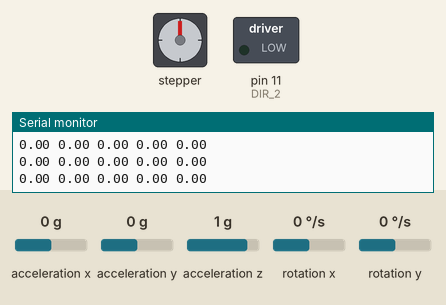
A sketch run on a simulated Arduino Uno, built with avr-gcc and run on an emulated ATmega328P. Parts: stepper motor, switched loads named in the sketch (green lamp = pin HIGH), the last lines printed to the serial monitor. Wiring (inferred from the names in the program): MPU-6050 motion sensor at I2C address 0x68; stepper motor driver (200 steps per turn assumed): step pin 9; direction pin 8. The test bench sets the inputs (shaded band); at power-on: acceleration y 0 g, acceleration x 0 g, acceleration z 1 g, rotation x 0 °/s, rotation y 0 °/s. Pins used as bus, display or sensor lines are not drawn.

Above: at 0.8 s.
0.9 s: acceleration y set to -1.4 g
At 1.7 s:
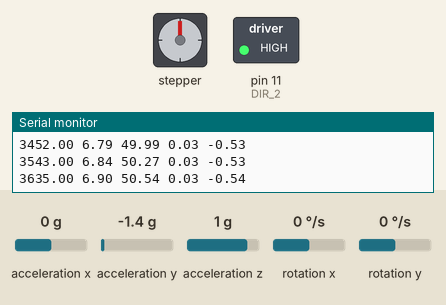
3.9 s: acceleration x set to -1.4 g
At 4.9 s:
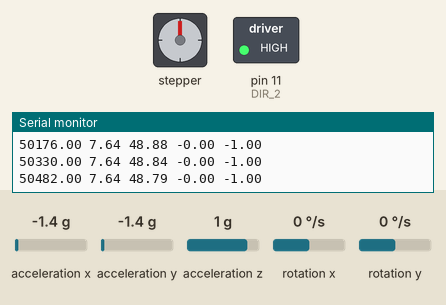
Timing chart, 0 to 12.9 s (numbered marks = the images above; inputs shaded):
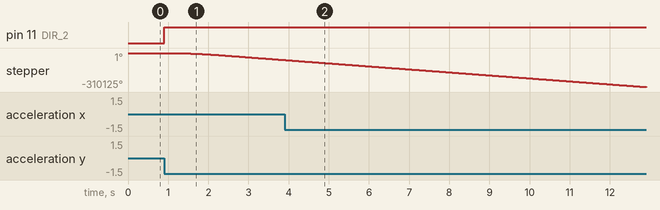

The sketch:

MPU_PI.ino
```cpp
/*
 * testMPU.c
 *
 * Created: 3/27/2024 3:23:21 PM
 * Author : KHANH
 */


#include <avr/io.h>
#include <avr/interrupt.h>
#include <math.h>


#define STEP 1
#define DIR 0
#define  DIR_2 3
#define OUTPUT_DDR DDRB
#define OUTPUT_PORT PORTB
#define max_rpm 380
#define mpu_address 0x68 << 1
#define RAD2DEG 57.295779
#define offset 0


//Bo dieu khien
#define x1_NB 0
#define x1_NS 1
#define x1_ZE 2
#define x1_PS 3
#define x1_PB 4


#define x2_NE 0
#define x2_ZE 1
#define x2_PO 2


#define y_NB 0
#define y_NM 1
#define y_NS 2
#define y_ZE 3
#define y_PS 4
#define y_PM 5
#define y_PB 6


volatile char flag;
int8_t Dir_M1, Dir_M2, Dir_M3;                                               //Biến xác định hoạt động của động cơ và chiều quay Dir_Mx >0 quay thuận , Dir_Mx <0 quay ngược Dir_Mx =0 motor ngừng quay
volatile int16_t Count_timer1, Count_timer2, Count_timer3;                       //đếm các lần TIMER xuất hiện trong chu kỳ xung STEP
volatile int32_t Step1, Step2, Step3;
int16_t Count_TOP1, Count_BOT1, Count_TOP2, Count_BOT2, Count_TOP3, Count_BOT3;  //vị trí cuối của phần cao và cuối phần thấp trong 1 chu kỳ xung STEP

float fuzzyspeed;
float accRawX, accRawY, accRawZ, gyroRawX, accAngleX, accRawAngleX, AngleX, input, inputdot, inputlast;
float gyroX, ePos, edotPos, ePoslast, angleRef;

void mpu_init(void);
int mpu_read(unsigned char reg);
void mpu_write(unsigned char reg, unsigned char data);
void i2c_init(void);
void i2c_start(void);
void i2c_stop(void);
void i2c_write(unsigned char data);
unsigned char i2c_read(void);
void i2c_nak(void);
void timer0_init(void);


float fuzzyControllerAngle(float a, float b);
float fuzzyControllerPos(float a, float b);
float hlt_hinhthang(float data,float l, float cl, float cr, float r);
float hlt_tamgiac(float data,float l,float m, float r);
float sum_array (float data[][3],char n, char m);
float MIN(float a,float b);
float rule(float data[],float val,char n);
float Saturation(float x);


void Set_up_A4988();
void Fuzzy_Speed_direction(float v);//(-1<v<1)
void Speed(int x);//(-200<y<200)
void Turn_on_Timer2();


ISR(TIMER0_COMPA_vect)
{
  flag = 1;
}


int main(void)
{
  sei();
  i2c_init();
  mpu_init();
  timer0_init();
  Set_up_A4988();
  Serial.begin(115200);
  while (1)
  {
    if (flag)
    {
      ePos = (0 - Step1);
      edotPos = (ePos - ePoslast)/10;
      ePoslast = ePos;
      angleRef = fuzzyControllerPos(Saturation(ePos/8000),Saturation(edotPos/900))*10;
      Serial.print(ePos);
      Serial.print(' ');
      Serial.print(angleRef);
      Serial.print(' ');
      accRawX = mpu_read(59);
      accRawY = mpu_read(61);
      accRawZ = mpu_read(63);
      gyroRawX = mpu_read(67);
      accRawAngleX = atan2( accRawY,sqrt(pow(accRawX,2) + pow(accRawZ,2))) * RAD2DEG;
      AngleX = 0.98 * (AngleX + gyroRawX / 131 * 0.01) + 0.02 * accRawAngleX; // unit degree
      input = angleRef - (AngleX + offset);
      inputdot = (input - inputlast) / 10;
      inputlast = input;
      Serial.print(input);
      Serial.print(' ');
      Serial.print(inputdot);
      Serial.print(' ');
      fuzzyspeed += 0.01 * fuzzyControllerAngle(Saturation(input/24),Saturation(inputdot/0.85));
      fuzzyspeed = Saturation(fuzzyspeed);
      Serial.println(fuzzyspeed);
      Fuzzy_Speed_direction(fuzzyspeed);
      flag = 0;
    }
  }
}


void mpu_init(void)
{
  mpu_write(107,0); // reset MPU6050
  mpu_write(25,0); // Sample Rate = Gyroscope Output Rate / (0 + 1) = 1000 Hz
  mpu_write(26,6); // DLPF = 10 Hz / 10 Hz
  mpu_write(27,0); // Gyroscope full scale range +-250
  mpu_write(28,0); // Accelerometer full scale range +-2g
}


int mpu_read(unsigned char reg)
{
  int out;
  i2c_start();
  i2c_write(mpu_address);
  i2c_write(reg);
  i2c_start();
  i2c_write(mpu_address|1);
  out = i2c_read() << 8;
  out |= i2c_read();
  i2c_nak();
  i2c_stop();
  return out;
}


void mpu_write(unsigned char reg, unsigned char data)
{
  i2c_start();
  i2c_write(mpu_address);
  i2c_write(reg);
  i2c_write(data);
  i2c_stop();
}


void i2c_init(void)
{
  TWBR = 0x08; // set SCL f = 100KHz
  TWSR = 1;
  TWCR = (1 << TWEN); // module TWI enabled
}


void i2c_start(void)
{
  TWCR = (1 << TWINT) | (1 << TWSTA) | (1 << TWEN);
  while ((TWCR & (1 << TWINT)) == 0);
}


void i2c_stop(void)
{
  TWCR = (1 << TWINT) | (1 << TWEN) | (1 << TWSTO);
}


void i2c_write(unsigned char data)
{
  TWDR = data;
  TWCR = (1 << TWINT) | (1 << TWEN);
  while ((TWCR & (1 << TWINT)) == 0);
}


unsigned char i2c_read(void)
{
  TWCR = (1 << TWINT) | (1 << TWEN) | (1 << TWEA);
  while ((TWCR & (1 << TWINT)) == 0);
  return TWDR;
}


void i2c_nak(void)
{
  TWCR = (1 << TWINT) | (1 << TWEN);
  while ((TWCR & (1 << TWINT)) == 0);
}


void timer0_init(void)
{
  OCR0A = 155;
  TCCR0A = (1 << WGM01);
  TIMSK0 = (1 << OCIE0A);
  TCCR0B = (1 << CS02) | (1 << CS00);
}


//bo dieu khien
float Saturation(float x)
{
  if(x>=1)
  x=1;
  else if(x<=-1)
  x=-1;
  return x;
}


float fuzzyControllerAngle(float a, float b)
{
    float x1[]={hlt_hinhthang(a,-1.2,-1,-0.3,-0.18),hlt_tamgiac(a,-0.3,-0.18,0),hlt_tamgiac(a,-0.18,0,0.18),hlt_tamgiac(a,0,0.18,0.3),hlt_hinhthang(a,0.18,0.3,1,1.2)};
    float x2[]={hlt_hinhthang(b,-1.2,-1,-0.3,0),hlt_tamgiac(b,-0.3,0,0.3),hlt_hinhthang(b,0,0.3,1,1.2)};
    float y[]={-1,-0.6,-0.35,0,0.35,0.6,1};
    float beta[5][3];


    for (int i = 0; i < 5; i++)
    {
     for (int j = 0; j < 3 ;j++)
     {
       beta[i][j]= MIN(x1[i],x2[j]);
     }
    }


    float PB[] = {beta[x1_NB][x2_NE]};
    float PM[] = {beta[x1_NB][x2_ZE],beta[x1_NS][x2_NE]};
    float PS[] = {beta[x1_NB][x2_PO],beta[x1_NS][x2_ZE],beta[x1_ZE][x2_NE]};
    float ZE[] = {beta[x1_NS][x2_PO],beta[x1_ZE][x2_ZE],beta[x1_PS][x2_NE]};
    float NS[] = {beta[x1_ZE][x2_PO],beta[x1_PS][x2_ZE],beta[x1_PB][x2_NE]};
    float NM[] = {beta[x1_PS][x2_PO],beta[x1_PB][x2_ZE]};
    float NB[] = {beta[x1_PB][x2_PO]};


    float ans = (rule(NB,y[y_NB],1)+rule(NM,y[y_NM],2)+rule(NS,y[y_NS],3)+rule(ZE,y[y_ZE],3)+rule(PS,y[y_PS],3)+rule(PM,y[y_PM],2)+rule(PB,y[y_PB],1))/sum_array(beta,5,3);


    return ans;
}

float fuzzyControllerPos(float a, float b)
{
    float x1[]={hlt_hinhthang(a,-1.2,-1,-0.6,-0.3),hlt_tamgiac(a,-0.6,-0.3,0),hlt_tamgiac(a,-0.3,0,0.3),hlt_tamgiac(a,0,0.3,0.6),hlt_hinhthang(a,0.3,0.6,1,1.2)};
    float x2[]={hlt_hinhthang(b,-1.2,-1,-0.3,0),hlt_tamgiac(b,-0.3,0,0.3),hlt_hinhthang(b,0,0.3,1,1.2)};
    float y[]={-1,-0.75,-0.6,0,0.6,0.75,1};
    float beta[5][3];


    for (int i = 0; i < 5; i++)
    {
     for (int j = 0; j < 3 ;j++)
     {
       beta[i][j]= MIN(x1[i],x2[j]);
     }
    }


    float NB[] = {beta[x1_NB][x2_NE]};
    float NM[] = {beta[x1_NB][x2_ZE],beta[x1_NS][x2_NE]};
    float NS[] = {beta[x1_NB][x2_PO],beta[x1_NS][x2_ZE],beta[x1_ZE][x2_NE]};
    float ZE[] = {beta[x1_NS][x2_PO],beta[x1_ZE][x2_ZE],beta[x1_PS][x2_NE]};
    float PS[] = {beta[x1_ZE][x2_PO],beta[x1_PS][x2_ZE],beta[x1_PB][x2_NE]};
    float PM[] = {beta[x1_PS][x2_PO],beta[x1_PB][x2_ZE]};
    float PB[] = {beta[x1_PB][x2_PO]};


    float ans = (rule(NB,y[y_NB],1)+rule(NM,y[y_NM],2)+rule(NS,y[y_NS],3)+rule(ZE,y[y_ZE],3)+rule(PS,y[y_PS],3)+rule(PM,y[y_PM],2)+rule(PB,y[y_PB],1))/sum_array(beta,5,3);


    return ans;
}

float hlt_hinhthang(float data,float l, float cl, float cr, float r)
{
    if ((data < l) && (data >= r)) return 0;
    if ((data >= l) && (data < cl)) return (data - l)/(cl-l) ;
    if ((data >= cl) && (data < cr)) return 1   ;
    if ((data >= cr) && (data < r)) return (r - data)/(r-cr);
    return 0;
}


float hlt_tamgiac(float data,float l,float m, float r)
{
    if ((data < l) || (data >= r)) return 0;
    if ((data >= l) && (data < m)) return (data-l)/(m-l);
    if ((data >= m) && (data < r)) return (r - data)/(r-m);
    return 0;
}


float sum_array (float data[][3],char n, char m)
{
    float s=0;
    for (int i =0;i<n;i++)
    {
     for (int j=0;j<m;j++)
     {
       s+=data[i][j];
     }
    }
    return s;
}


float MIN(float a,float b)
{
    if (a<b) return a;
    else return b;
}


float rule(float data[],float val,char n)
{
    float s = 0;
    for (int i=0;i<n;i++)
    {
     s+=data[i]*val;
    }
    return s;
}


//hau xu ly
void Set_up_A4988()
{
    OUTPUT_DDR=(1<<STEP)|(1<<DIR)|(1<<DIR_2);
    Turn_on_Timer2();
}
void Fuzzy_Speed_direction(float v)//(-100<v<100)
{
  float a;
  if (v != 0)
  {
    float pps=v*max_rpm*10/3*16;
    a=50000/pps;
  }
  else a = 0;
  Speed((int)a);
}
void Speed(int x)//(-200<y<200)
{
    if (x < 0) {
    Dir_M1 = -1;
  }
  else if (x > 0) {
    Dir_M1 = 1;

  }
  else Dir_M1 = 0;
  Count_BOT1 = abs(x);
  Count_TOP1 = 1;
}
void Turn_on_Timer2()
{
  TCCR2A=(1<<WGM21);
  OCR2A=39;
  TCCR2B=(1<<CS21);
  TIMSK2=(1<<OCIE2A);
}


///phan ngat
ISR(TIMER2_COMPA_vect)
{
  if (Dir_M1 != 0) {                                                          //nếu MOTOR cho phép quay
    if (Dir_M1 > 0)
      {
        PORTB |= (1<<DIR);
        PORTB &=~(1<<DIR_2);
      }
    else if (Dir_M1 < 0)
    {
      PORTB |=(1<<DIR_2);
    PORTB&=~(1<<DIR);
    }
    Count_timer1++;
    if (Count_timer1 <= Count_TOP1)PORTB |=(1<<STEP) ;                        //nếu là nhịp nằm trong phần cao trong xung STEP
    else PORTB &=~(1<<STEP);                                                 //nếu là nhịp nằm trong phần thấp của xung STEP
    if (Count_timer1 > Count_BOT1) {
      Count_timer1 = 0;                             //nếu là nhịp cuối của 1 xung STEP
      if (Dir_M1 > 0)Step1++;
      else if (Dir_M1 < 0)Step1--;
    }
}
}
```

Measured:
- after the input at 0.9 s, pin 11 (DIR_2): LOW → HIGH at once; stepper: keeps turning counter-clockwise at about 21222°/s, starting at once
